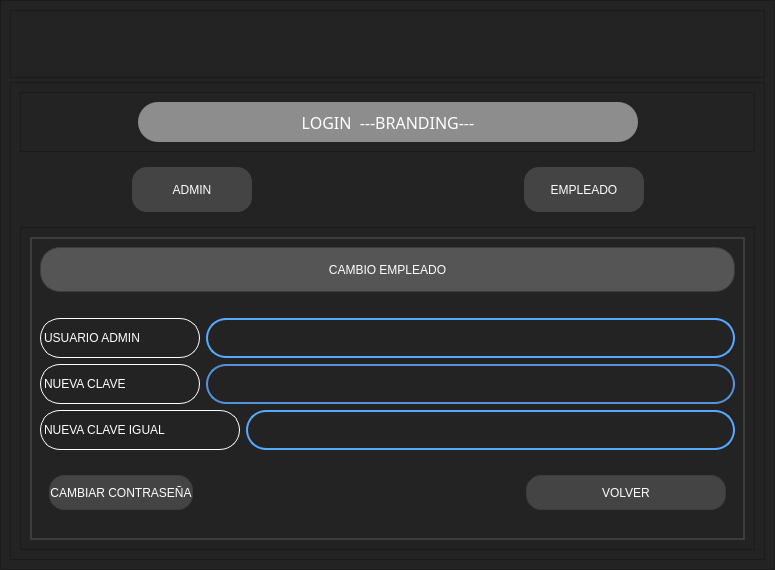
<?xml version="1.0" encoding="UTF-8"?>
<ui version="4.0">
 <class>MainWindow</class>
 <widget class="QMainWindow" name="MainWindow">
  <property name="geometry">
   <rect>
    <x>0</x>
    <y>0</y>
    <width>775</width>
    <height>570</height>
   </rect>
  </property>
  <property name="minimumSize">
   <size>
    <width>160</width>
    <height>45</height>
   </size>
  </property>
  <property name="windowTitle">
   <string>MainWindow</string>
  </property>
  <widget class="QWidget" name="centralwidget">
   <layout class="QHBoxLayout" name="horizontalLayout_10">
    <property name="spacing">
     <number>0</number>
    </property>
    <property name="leftMargin">
     <number>0</number>
    </property>
    <property name="topMargin">
     <number>0</number>
    </property>
    <property name="rightMargin">
     <number>0</number>
    </property>
    <property name="bottomMargin">
     <number>0</number>
    </property>
    <item>
     <widget class="QFrame" name="main_f">
      <property name="styleSheet">
       <string notr="true">background-color: rgb(35, 35, 35);</string>
      </property>
      <property name="frameShape">
       <enum>QFrame::StyledPanel</enum>
      </property>
      <property name="frameShadow">
       <enum>QFrame::Raised</enum>
      </property>
      <layout class="QVBoxLayout" name="verticalLayout_2" stretch="1,7">
       <property name="spacing">
        <number>4</number>
       </property>
       <item>
        <widget class="QFrame" name="super_f">
         <property name="styleSheet">
          <string notr="true">QPushButton{
border-radius:20px;
background-color:rgb(35,35,35);
}
QPushButton:hover{
background-color:rgb(141, 141, 141);
border-radius:20px
}
QFrame{
background-color:rgb(35,35,35);
}</string>
         </property>
         <property name="frameShape">
          <enum>QFrame::StyledPanel</enum>
         </property>
         <property name="frameShadow">
          <enum>QFrame::Raised</enum>
         </property>
         <layout class="QHBoxLayout" name="horizontalLayout">
          <item>
           <spacer name="horizontalSpacer">
            <property name="orientation">
             <enum>Qt::Horizontal</enum>
            </property>
            <property name="sizeHint" stdset="0">
             <size>
              <width>528</width>
              <height>20</height>
             </size>
            </property>
           </spacer>
          </item>
          <item>
           <widget class="QPushButton" name="pushButton_4">
            <property name="minimumSize">
             <size>
              <width>45</width>
              <height>45</height>
             </size>
            </property>
            <property name="text">
             <string/>
            </property>
            <property name="icon">
             <iconset>
              <normaloff>../../../../../../.designer/backup/Imagenes/minimize_icon_191837.png</normaloff>../../../../../../.designer/backup/Imagenes/minimize_icon_191837.png</iconset>
            </property>
            <property name="iconSize">
             <size>
              <width>38</width>
              <height>38</height>
             </size>
            </property>
           </widget>
          </item>
          <item>
           <widget class="QPushButton" name="pushButton_2">
            <property name="minimumSize">
             <size>
              <width>45</width>
              <height>45</height>
             </size>
            </property>
            <property name="text">
             <string/>
            </property>
            <property name="icon">
             <iconset>
              <normaloff>../../../../../../.designer/backup/Imagenes/arrow_expand_full_fullscreen_internet_screen_security_icon_127065.png</normaloff>../../../../../../.designer/backup/Imagenes/arrow_expand_full_fullscreen_internet_screen_security_icon_127065.png</iconset>
            </property>
            <property name="iconSize">
             <size>
              <width>38</width>
              <height>38</height>
             </size>
            </property>
           </widget>
          </item>
          <item>
           <widget class="QPushButton" name="pushButton_3">
            <property name="minimumSize">
             <size>
              <width>45</width>
              <height>45</height>
             </size>
            </property>
            <property name="text">
             <string/>
            </property>
            <property name="icon">
             <iconset>
              <normaloff>../../../../../../.designer/backup/Imagenes/arrow_exit_internet_minimize_reduce_screen_security_icon_127081.png</normaloff>../../../../../../.designer/backup/Imagenes/arrow_exit_internet_minimize_reduce_screen_security_icon_127081.png</iconset>
            </property>
            <property name="iconSize">
             <size>
              <width>38</width>
              <height>38</height>
             </size>
            </property>
           </widget>
          </item>
          <item>
           <widget class="QPushButton" name="clos">
            <property name="minimumSize">
             <size>
              <width>45</width>
              <height>45</height>
             </size>
            </property>
            <property name="styleSheet">
             <string notr="true"/>
            </property>
            <property name="text">
             <string/>
            </property>
            <property name="icon">
             <iconset>
              <normaloff>../../../../../../.designer/backup/Imagenes/delete_remove_close_checkbox_check_icon_181586.png</normaloff>../../../../../../.designer/backup/Imagenes/delete_remove_close_checkbox_check_icon_181586.png</iconset>
            </property>
            <property name="iconSize">
             <size>
              <width>38</width>
              <height>38</height>
             </size>
            </property>
           </widget>
          </item>
         </layout>
        </widget>
       </item>
       <item>
        <widget class="QFrame" name="inf_f">
         <property name="styleSheet">
          <string notr="true">
QFrame{
background-color:rgb(35,35,35);
}
QLabel{
font: 87 12pt &quot;Arial Black&quot;;
background-color: #000000ff;
color: white;
border:0px solid #14C8CD;
}
QLineEdit{
border: 10px;
color:rgb(255,255,255);
border-bottom:2px solid rgb(61,61,61);
font:75 12pt &quot;Times New Roman&quot;;
}
QPushButton{
background-color:rgb(61,61,61);
border-radius: 15px;
color:rgb(255,255,255);
font:77 10pt &quot;Arial Black&quot;;
}
QPushButton:hover{
background-color: rgb(32, 80, 255);
border-radius: 15px;
color:rgb(0,0,0);
font: 77 10pt &quot;Arial Black&quot;;
}
</string>
         </property>
         <property name="frameShape">
          <enum>QFrame::StyledPanel</enum>
         </property>
         <property name="frameShadow">
          <enum>QFrame::Raised</enum>
         </property>
         <layout class="QVBoxLayout" name="verticalLayout_3" stretch="0,0,1">
          <item>
           <widget class="QFrame" name="login_header_f">
            <property name="styleSheet">
             <string notr="true">background-color: rgb(35,35,35);
</string>
            </property>
            <property name="frameShape">
             <enum>QFrame::StyledPanel</enum>
            </property>
            <property name="frameShadow">
             <enum>QFrame::Raised</enum>
            </property>
            <layout class="QHBoxLayout" name="horizontalLayout_2">
             <item>
              <spacer name="horizontalSpacer_2">
               <property name="orientation">
                <enum>Qt::Horizontal</enum>
               </property>
               <property name="sizeHint" stdset="0">
                <size>
                 <width>98</width>
                 <height>20</height>
                </size>
               </property>
              </spacer>
             </item>
             <item>
              <widget class="QLabel" name="label">
               <property name="minimumSize">
                <size>
                 <width>500</width>
                 <height>40</height>
                </size>
               </property>
               <property name="font">
                <font>
                 <family>Gotham-black</family>
                 <pointsize>12</pointsize>
                 <weight>50</weight>
                 <italic>false</italic>
                 <bold>false</bold>
                </font>
               </property>
               <property name="styleSheet">
                <string notr="true">background-color: rgb(141, 141, 141);
border-radius:20px;
font:12pt &quot;Gotham-black&quot;;
color: rgb(255,255,253);
</string>
               </property>
               <property name="text">
                <string>LOGIN  ---BRANDING---</string>
               </property>
               <property name="alignment">
                <set>Qt::AlignCenter</set>
               </property>
              </widget>
             </item>
             <item>
              <spacer name="horizontalSpacer_3">
               <property name="orientation">
                <enum>Qt::Horizontal</enum>
               </property>
               <property name="sizeHint" stdset="0">
                <size>
                 <width>99</width>
                 <height>20</height>
                </size>
               </property>
              </spacer>
             </item>
            </layout>
           </widget>
          </item>
          <item>
           <widget class="QFrame" name="menu_wiew_f">
            <property name="styleSheet">
             <string notr="true">QPushButton{
background-color:rgb(68,68,68);
border-radius: 15px;
color:rgb(255,255,255);
font:77 10pt &quot;Gotham-black&quot;;
}
QPushButton:hover{
background-color: rgb(141,141,141);
border-radius: 15px;
color:white;
font: 77 10pt &quot;Gotham-black&quot;;
border: 1px solid rgb(255,255,255);
}
QFrame{
border:10px;
}</string>
            </property>
            <property name="frameShape">
             <enum>QFrame::StyledPanel</enum>
            </property>
            <property name="frameShadow">
             <enum>QFrame::Raised</enum>
            </property>
            <layout class="QHBoxLayout" name="horizontalLayout_3">
             <item>
              <spacer name="horizontalSpacer_5">
               <property name="orientation">
                <enum>Qt::Horizontal</enum>
               </property>
               <property name="sizeHint" stdset="0">
                <size>
                 <width>40</width>
                 <height>20</height>
                </size>
               </property>
              </spacer>
             </item>
             <item>
              <widget class="QPushButton" name="admn_bt">
               <property name="minimumSize">
                <size>
                 <width>120</width>
                 <height>45</height>
                </size>
               </property>
               <property name="styleSheet">
                <string notr="true"/>
               </property>
               <property name="text">
                <string>ADMIN</string>
               </property>
              </widget>
             </item>
             <item>
              <spacer name="horizontalSpacer_4">
               <property name="orientation">
                <enum>Qt::Horizontal</enum>
               </property>
               <property name="sizeHint" stdset="0">
                <size>
                 <width>266</width>
                 <height>20</height>
                </size>
               </property>
              </spacer>
             </item>
             <item>
              <widget class="QPushButton" name="emp_bt">
               <property name="minimumSize">
                <size>
                 <width>120</width>
                 <height>45</height>
                </size>
               </property>
               <property name="styleSheet">
                <string notr="true"/>
               </property>
               <property name="text">
                <string>EMPLEADO</string>
               </property>
              </widget>
             </item>
             <item>
              <spacer name="horizontalSpacer_6">
               <property name="orientation">
                <enum>Qt::Horizontal</enum>
               </property>
               <property name="sizeHint" stdset="0">
                <size>
                 <width>40</width>
                 <height>20</height>
                </size>
               </property>
              </spacer>
             </item>
            </layout>
           </widget>
          </item>
          <item>
           <widget class="QFrame" name="pag_f">
            <property name="styleSheet">
             <string notr="true">QFrame{
background-color:rgb(35, 35,35);
}
QLabel{
font: 87 12pt &quot;Gotham-black&quot;;
background-color: #000000ff;
color: rgb(32, 80, 255);
border:0px solid #14C8CD;
}
QLineEdit{
border-radius: 20px;
color:rgb(255,255,255);
border-bottom:2px solid rgb(61,61,61);
font:75 12pt &quot;Gotham-black&quot;;
}
QPushButton{
background-color:rgb(61,61,61);
border-radius: 15px;
color:rgb(255,255,255);
font:77 10pt &quot;Gotham-black&quot;;
border:2px solid rgb(255,255,255);
}
QPushButton:hover{
background-color: rgb(32, 80, 255);
border-radius: 15px;
color:rgb(0,0,0);
font: 77 10pt &quot;Gotham-black&quot;;
border:2px solid rgb(61,61,61);
}
QTableWidget{
background-color: rgb(255,255,255);
color:rgb(0,0,0);
gridline-color:rgb(32, 80, 255);
font-size:12pt;
color:#000000;
}
QHeaderView::section{
background-color: rgb(32, 80, 255);
border:1px solid rgb(0,0,0);
font-size: 12pt;
}
QTableWidget QTableCornerButton::section{
background-color:rgb(0,0,0);
border:1px solid rgb(32, 80, 255);
}
QStackedWidget{
background-color:rgb(0,0,0);
}
</string>
            </property>
            <property name="frameShape">
             <enum>QFrame::StyledPanel</enum>
            </property>
            <property name="frameShadow">
             <enum>QFrame::Raised</enum>
            </property>
            <layout class="QHBoxLayout" name="horizontalLayout_4">
             <item>
              <widget class="QStackedWidget" name="pagWidget">
               <property name="styleSheet">
                <string notr="true">background-color: rgb(35,35,35);
border: 1px solid rgb(61,61,61);</string>
               </property>
               <property name="currentIndex">
                <number>1</number>
               </property>
               <widget class="QWidget" name="emp">
                <layout class="QVBoxLayout" name="verticalLayout_6">
                 <item>
                  <widget class="QLabel" name="label_7">
                   <property name="maximumSize">
                    <size>
                     <width>16777215</width>
                     <height>45</height>
                    </size>
                   </property>
                   <property name="styleSheet">
                    <string notr="true">color:white;
background-color: rgb(141, 141, 141);
border-radius:20px;

</string>
                   </property>
                   <property name="text">
                    <string>LOGIN EMPLEADO</string>
                   </property>
                   <property name="alignment">
                    <set>Qt::AlignCenter</set>
                   </property>
                  </widget>
                 </item>
                 <item>
                  <layout class="QHBoxLayout" name="horizontalLayout_11">
                   <item>
                    <layout class="QVBoxLayout" name="verticalLayout_5">
                     <item>
                      <layout class="QHBoxLayout" name="horizontalLayout_12">
                       <item>
                        <widget class="QLabel" name="label_5">
                         <property name="minimumSize">
                          <size>
                           <width>160</width>
                           <height>40</height>
                          </size>
                         </property>
                         <property name="styleSheet">
                          <string notr="true">color:white;
border: 1px solid rgb(255,255,255);
border-radius: 20px;
background-color:rgb(35,35,35);</string>
                         </property>
                         <property name="text">
                          <string>USUARIO</string>
                         </property>
                        </widget>
                       </item>
                       <item>
                        <widget class="QLineEdit" name="user_emp">
                         <property name="enabled">
                          <bool>true</bool>
                         </property>
                         <property name="minimumSize">
                          <size>
                           <width>360</width>
                           <height>40</height>
                          </size>
                         </property>
                         <property name="styleSheet">
                          <string notr="true">border:2px solid rgb(85, 170, 255);</string>
                         </property>
                         <property name="echoMode">
                          <enum>QLineEdit::Normal</enum>
                         </property>
                        </widget>
                       </item>
                      </layout>
                     </item>
                     <item>
                      <layout class="QHBoxLayout" name="horizontalLayout_13">
                       <item>
                        <widget class="QLabel" name="label_6">
                         <property name="minimumSize">
                          <size>
                           <width>160</width>
                           <height>40</height>
                          </size>
                         </property>
                         <property name="styleSheet">
                          <string notr="true">color:white;
border: 1px solid rgb(255, 255, 255);
border-radius: 20px;
background-color:rgb(35,35,35);</string>
                         </property>
                         <property name="text">
                          <string>CONTRASEÑA </string>
                         </property>
                        </widget>
                       </item>
                       <item>
                        <widget class="QLineEdit" name="pass_emp">
                         <property name="minimumSize">
                          <size>
                           <width>360</width>
                           <height>40</height>
                          </size>
                         </property>
                         <property name="styleSheet">
                          <string notr="true">border:2px solid  rgb(84, 146, 222);</string>
                         </property>
                         <property name="inputMask">
                          <string/>
                         </property>
                         <property name="echoMode">
                          <enum>QLineEdit::Password</enum>
                         </property>
                        </widget>
                       </item>
                      </layout>
                     </item>
                    </layout>
                   </item>
                   <item>
                    <spacer name="horizontalSpacer_9">
                     <property name="orientation">
                      <enum>Qt::Horizontal</enum>
                     </property>
                     <property name="sizeHint" stdset="0">
                      <size>
                       <width>40</width>
                       <height>20</height>
                      </size>
                     </property>
                    </spacer>
                   </item>
                  </layout>
                 </item>
                 <item>
                  <widget class="QFrame" name="frame_2">
                   <property name="styleSheet">
                    <string notr="true">QPushButton{
background-color:rgb(68,68,68);
border-radius: 15px;
color:rgb(255,255,255);
font:77 10pt &quot;Gotham-black&quot;;
}
QPushButton:hover{
background-color: rgb(141,141,141);
border-radius: 15px;
color:white;
font: 77 10pt &quot;Gotham-black&quot;;
border: 1px solid rgb(255,255,255);
}
QFrame{
border:10px;
}</string>
                   </property>
                   <property name="frameShape">
                    <enum>QFrame::StyledPanel</enum>
                   </property>
                   <property name="frameShadow">
                    <enum>QFrame::Raised</enum>
                   </property>
                   <layout class="QHBoxLayout" name="horizontalLayout_14">
                    <item>
                     <layout class="QHBoxLayout" name="horizontalLayout_15">
                      <item>
                       <widget class="QPushButton" name="log_emp">
                        <property name="minimumSize">
                         <size>
                          <width>120</width>
                          <height>35</height>
                         </size>
                        </property>
                        <property name="text">
                         <string>LOGEAR</string>
                        </property>
                       </widget>
                      </item>
                      <item>
                       <spacer name="horizontalSpacer_10">
                        <property name="orientation">
                         <enum>Qt::Horizontal</enum>
                        </property>
                        <property name="sizeHint" stdset="0">
                         <size>
                          <width>40</width>
                          <height>20</height>
                         </size>
                        </property>
                       </spacer>
                      </item>
                      <item>
                       <widget class="QPushButton" name="pushButton_11">
                        <property name="minimumSize">
                         <size>
                          <width>200</width>
                          <height>35</height>
                         </size>
                        </property>
                        <property name="text">
                         <string>OLVIDÓ  SU CONTRASEÑA?</string>
                        </property>
                       </widget>
                      </item>
                      <item>
                       <widget class="QPushButton" name="ps_emp_chng">
                        <property name="minimumSize">
                         <size>
                          <width>190</width>
                          <height>35</height>
                         </size>
                        </property>
                        <property name="text">
                         <string>CAMBIO CONTRASEÑA</string>
                        </property>
                       </widget>
                      </item>
                     </layout>
                    </item>
                   </layout>
                  </widget>
                 </item>
                </layout>
               </widget>
               <widget class="QWidget" name="emp_change">
                <layout class="QVBoxLayout" name="verticalLayout_8">
                 <item>
                  <widget class="QLabel" name="label_11">
                   <property name="maximumSize">
                    <size>
                     <width>16777215</width>
                     <height>45</height>
                    </size>
                   </property>
                   <property name="styleSheet">
                    <string notr="true">color:white;
background-color: rgb(85,85, 85);
border-radius:20px;

</string>
                   </property>
                   <property name="text">
                    <string>CAMBIO EMPLEADO</string>
                   </property>
                   <property name="alignment">
                    <set>Qt::AlignCenter</set>
                   </property>
                  </widget>
                 </item>
                 <item>
                  <spacer name="horizontalSpacer_13">
                   <property name="orientation">
                    <enum>Qt::Horizontal</enum>
                   </property>
                   <property name="sizeHint" stdset="0">
                    <size>
                     <width>692</width>
                     <height>20</height>
                    </size>
                   </property>
                  </spacer>
                 </item>
                 <item>
                  <layout class="QVBoxLayout" name="verticalLayout_4">
                   <item>
                    <layout class="QHBoxLayout" name="horizontalLayout_22">
                     <item>
                      <widget class="QLabel" name="label_12">
                       <property name="minimumSize">
                        <size>
                         <width>160</width>
                         <height>40</height>
                        </size>
                       </property>
                       <property name="styleSheet">
                        <string notr="true">color:white;
border: 1px solid rgb(255,255,255);
border-radius: 20px;
background-color:rgb(35,35,35);</string>
                       </property>
                       <property name="text">
                        <string>USUARIO ADMIN</string>
                       </property>
                      </widget>
                     </item>
                     <item>
                      <widget class="QLineEdit" name="user_emp_2">
                       <property name="enabled">
                        <bool>true</bool>
                       </property>
                       <property name="minimumSize">
                        <size>
                         <width>360</width>
                         <height>40</height>
                        </size>
                       </property>
                       <property name="styleSheet">
                        <string notr="true">border:2px solid rgb(85, 170, 255);</string>
                       </property>
                       <property name="echoMode">
                        <enum>QLineEdit::Normal</enum>
                       </property>
                      </widget>
                     </item>
                    </layout>
                   </item>
                   <item>
                    <layout class="QHBoxLayout" name="horizontalLayout_23">
                     <item>
                      <widget class="QLabel" name="label_13">
                       <property name="minimumSize">
                        <size>
                         <width>160</width>
                         <height>40</height>
                        </size>
                       </property>
                       <property name="styleSheet">
                        <string notr="true">color:white;
border: 1px solid rgb(255, 255, 255);
border-radius: 20px;
background-color:rgb(35,35,35);</string>
                       </property>
                       <property name="text">
                        <string>NUEVA CLAVE</string>
                       </property>
                      </widget>
                     </item>
                     <item>
                      <widget class="QLineEdit" name="pass_emp_2">
                       <property name="minimumSize">
                        <size>
                         <width>360</width>
                         <height>40</height>
                        </size>
                       </property>
                       <property name="styleSheet">
                        <string notr="true">border:2px solid  rgb(84, 146, 222);</string>
                       </property>
                       <property name="inputMask">
                        <string/>
                       </property>
                       <property name="echoMode">
                        <enum>QLineEdit::Password</enum>
                       </property>
                      </widget>
                     </item>
                    </layout>
                   </item>
                   <item>
                    <layout class="QHBoxLayout" name="horizontalLayout_5">
                     <item>
                      <widget class="QLabel" name="label_14">
                       <property name="minimumSize">
                        <size>
                         <width>200</width>
                         <height>40</height>
                        </size>
                       </property>
                       <property name="styleSheet">
                        <string notr="true">color:white;
border: 1px solid rgb(255,255,255);
border-radius: 20px;
background-color:rgb(35,35,35);</string>
                       </property>
                       <property name="text">
                        <string>NUEVA CLAVE IGUAL</string>
                       </property>
                      </widget>
                     </item>
                     <item>
                      <widget class="QLineEdit" name="user_emp_3">
                       <property name="enabled">
                        <bool>true</bool>
                       </property>
                       <property name="minimumSize">
                        <size>
                         <width>360</width>
                         <height>40</height>
                        </size>
                       </property>
                       <property name="styleSheet">
                        <string notr="true">border:2px solid rgb(85, 170, 255);</string>
                       </property>
                       <property name="echoMode">
                        <enum>QLineEdit::Normal</enum>
                       </property>
                      </widget>
                     </item>
                    </layout>
                   </item>
                  </layout>
                 </item>
                 <item>
                  <widget class="QFrame" name="frame_4">
                   <property name="styleSheet">
                    <string notr="true">QPushButton{
background-color:rgb(68,68,68);
border-radius: 15px;
color:rgb(255,255,255);
font:77 10pt &quot;Gotham-black&quot;;
}
QPushButton:hover{
background-color: rgb(141,141,141);
border-radius: 15px;
color:white;
font: 77 10pt &quot;Gotham-black&quot;;
border: 1px solid rgb(255,255,255);
}
QFrame{
border:10px;
}</string>
                   </property>
                   <property name="frameShape">
                    <enum>QFrame::StyledPanel</enum>
                   </property>
                   <property name="frameShadow">
                    <enum>QFrame::Raised</enum>
                   </property>
                   <layout class="QHBoxLayout" name="horizontalLayout_21">
                    <item>
                     <layout class="QHBoxLayout" name="horizontalLayout_24">
                      <item>
                       <widget class="QPushButton" name="log_emp_2">
                        <property name="minimumSize">
                         <size>
                          <width>120</width>
                          <height>35</height>
                         </size>
                        </property>
                        <property name="text">
                         <string>CAMBIAR CONTRASEÑA</string>
                        </property>
                       </widget>
                      </item>
                      <item>
                       <spacer name="horizontalSpacer_14">
                        <property name="orientation">
                         <enum>Qt::Horizontal</enum>
                        </property>
                        <property name="sizeHint" stdset="0">
                         <size>
                          <width>40</width>
                          <height>20</height>
                         </size>
                        </property>
                       </spacer>
                      </item>
                      <item>
                       <widget class="QPushButton" name="back_emp">
                        <property name="minimumSize">
                         <size>
                          <width>200</width>
                          <height>35</height>
                         </size>
                        </property>
                        <property name="text">
                         <string>VOLVER</string>
                        </property>
                       </widget>
                      </item>
                     </layout>
                    </item>
                   </layout>
                  </widget>
                 </item>
                </layout>
               </widget>
               <widget class="QWidget" name="adm">
                <layout class="QVBoxLayout" name="verticalLayout">
                 <item>
                  <widget class="QLabel" name="label_10">
                   <property name="maximumSize">
                    <size>
                     <width>16777215</width>
                     <height>45</height>
                    </size>
                   </property>
                   <property name="styleSheet">
                    <string notr="true">color:white;
background-color: rgb(141, 141, 141);
border-radius:20px;

</string>
                   </property>
                   <property name="text">
                    <string>LOGIN ADMIN</string>
                   </property>
                   <property name="alignment">
                    <set>Qt::AlignCenter</set>
                   </property>
                  </widget>
                 </item>
                 <item>
                  <layout class="QHBoxLayout" name="horizontalLayout_16">
                   <item>
                    <layout class="QVBoxLayout" name="verticalLayout_7">
                     <item>
                      <layout class="QHBoxLayout" name="horizontalLayout_17">
                       <item>
                        <widget class="QLabel" name="label_8">
                         <property name="minimumSize">
                          <size>
                           <width>160</width>
                           <height>40</height>
                          </size>
                         </property>
                         <property name="styleSheet">
                          <string notr="true">color:rgb(141,141,141);
border: 1px solid rgb(255,255,255);
border-radius: 20px;
background-color:rgb(35,35,35);</string>
                         </property>
                         <property name="text">
                          <string>USUARIO</string>
                         </property>
                        </widget>
                       </item>
                       <item>
                        <widget class="QLineEdit" name="user_adm_line_2">
                         <property name="enabled">
                          <bool>true</bool>
                         </property>
                         <property name="minimumSize">
                          <size>
                           <width>360</width>
                           <height>40</height>
                          </size>
                         </property>
                         <property name="styleSheet">
                          <string notr="true">border:2px solid rgb(28, 150, 130);</string>
                         </property>
                         <property name="echoMode">
                          <enum>QLineEdit::Normal</enum>
                         </property>
                        </widget>
                       </item>
                      </layout>
                     </item>
                     <item>
                      <layout class="QHBoxLayout" name="horizontalLayout_18">
                       <item>
                        <widget class="QLabel" name="label_9">
                         <property name="minimumSize">
                          <size>
                           <width>160</width>
                           <height>40</height>
                          </size>
                         </property>
                         <property name="styleSheet">
                          <string notr="true">color:rgb(141,141,141);
border: 1px solid rgb(255, 255, 255);
border-radius: 20px;
background-color:rgb(35,35,35);</string>
                         </property>
                         <property name="text">
                          <string>CONTRASEÑA </string>
                         </property>
                        </widget>
                       </item>
                       <item>
                        <widget class="QLineEdit" name="pass_adm">
                         <property name="minimumSize">
                          <size>
                           <width>360</width>
                           <height>40</height>
                          </size>
                         </property>
                         <property name="styleSheet">
                          <string notr="true">border:2px solid  rgb(28, 150, 130);</string>
                         </property>
                         <property name="inputMask">
                          <string/>
                         </property>
                         <property name="echoMode">
                          <enum>QLineEdit::Password</enum>
                         </property>
                        </widget>
                       </item>
                      </layout>
                     </item>
                    </layout>
                   </item>
                   <item>
                    <spacer name="horizontalSpacer_11">
                     <property name="orientation">
                      <enum>Qt::Horizontal</enum>
                     </property>
                     <property name="sizeHint" stdset="0">
                      <size>
                       <width>40</width>
                       <height>20</height>
                      </size>
                     </property>
                    </spacer>
                   </item>
                  </layout>
                 </item>
                 <item>
                  <widget class="QFrame" name="frame_3">
                   <property name="styleSheet">
                    <string notr="true">QPushButton{
background-color:rgb(68,68,68);
border-radius: 15px;
color:rgb(255,255,255);
font:77 10pt &quot;Gotham-black&quot;;
}
QPushButton:hover{
background-color: rgb(141,141,141);
border-radius: 15px;
color:white;
font: 77 10pt &quot;Gotham-black&quot;;
border: 1px solid rgb(255,255,255);
}
QFrame{
border:10px;
}</string>
                   </property>
                   <property name="frameShape">
                    <enum>QFrame::StyledPanel</enum>
                   </property>
                   <property name="frameShadow">
                    <enum>QFrame::Raised</enum>
                   </property>
                   <layout class="QHBoxLayout" name="horizontalLayout_19">
                    <item>
                     <layout class="QHBoxLayout" name="horizontalLayout_20">
                      <item>
                       <widget class="QPushButton" name="log_adm">
                        <property name="minimumSize">
                         <size>
                          <width>120</width>
                          <height>35</height>
                         </size>
                        </property>
                        <property name="text">
                         <string>LOGEAR</string>
                        </property>
                       </widget>
                      </item>
                      <item>
                       <spacer name="horizontalSpacer_12">
                        <property name="orientation">
                         <enum>Qt::Horizontal</enum>
                        </property>
                        <property name="sizeHint" stdset="0">
                         <size>
                          <width>40</width>
                          <height>20</height>
                         </size>
                        </property>
                       </spacer>
                      </item>
                      <item>
                       <widget class="QPushButton" name="pushButton_14">
                        <property name="minimumSize">
                         <size>
                          <width>200</width>
                          <height>35</height>
                         </size>
                        </property>
                        <property name="text">
                         <string>OLVIDÓ  SU CONTRASEÑA?</string>
                        </property>
                       </widget>
                      </item>
                      <item>
                       <widget class="QPushButton" name="pushButton_15">
                        <property name="minimumSize">
                         <size>
                          <width>190</width>
                          <height>35</height>
                         </size>
                        </property>
                        <property name="text">
                         <string>CAMBIO CONTRASEÑA</string>
                        </property>
                       </widget>
                      </item>
                     </layout>
                    </item>
                   </layout>
                  </widget>
                 </item>
                </layout>
               </widget>
              </widget>
             </item>
            </layout>
           </widget>
          </item>
         </layout>
        </widget>
       </item>
      </layout>
     </widget>
    </item>
   </layout>
  </widget>
 </widget>
 <resources/>
 <connections/>
</ui>
